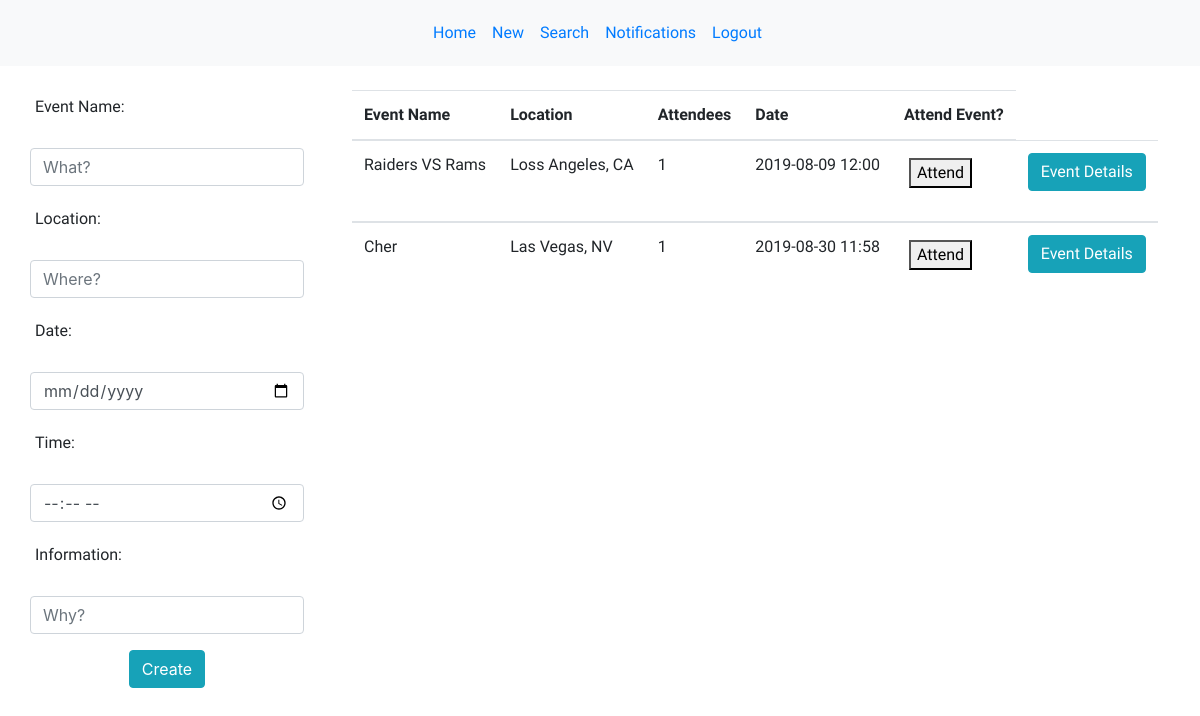
Before: /new with the older database file.
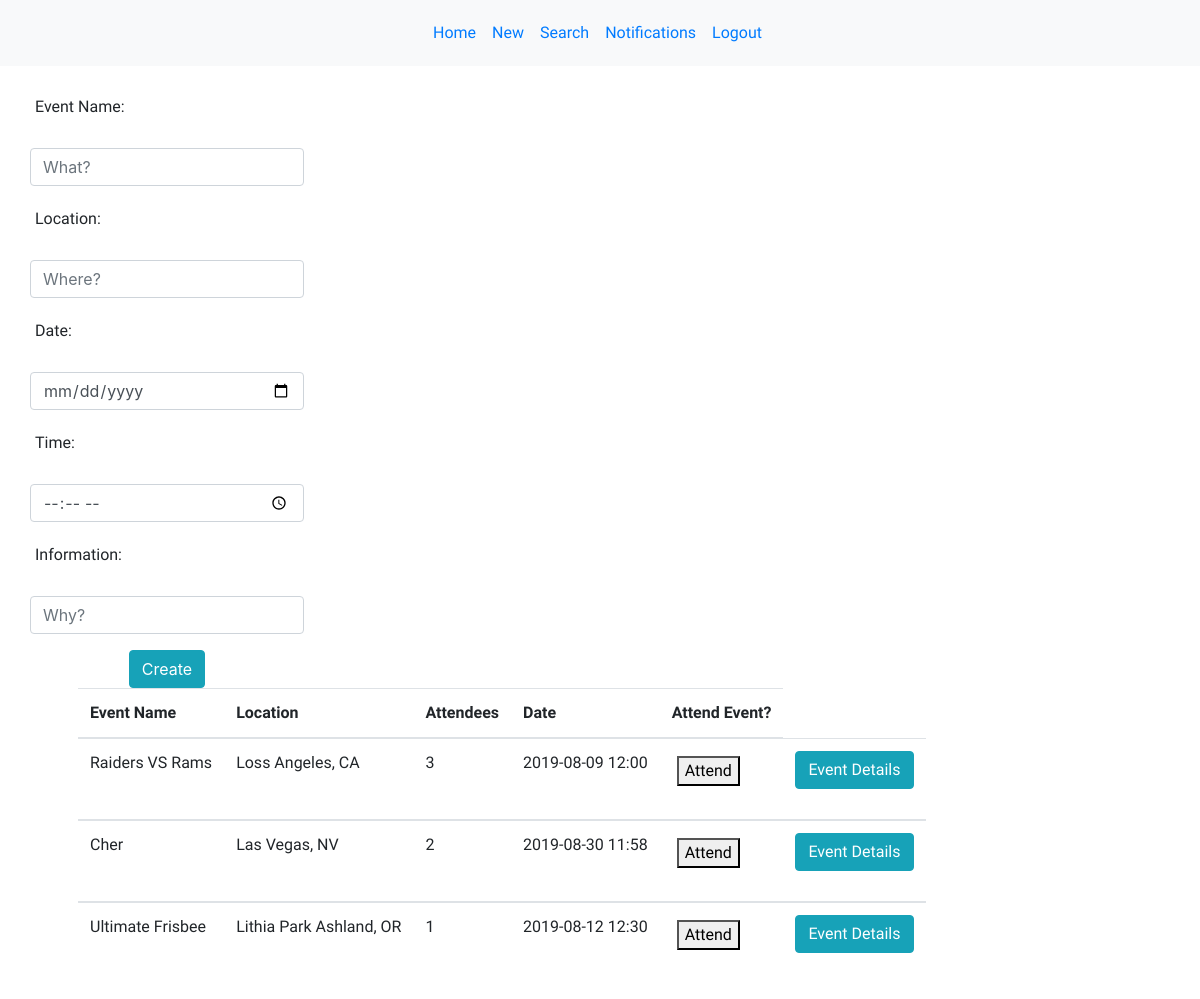
After: the same page with the newer database file.
### models.py (models this page shows)
class Event(db.Model):
    __Tablename__ = "events"
    id = db.Column(db.Integer, primary_key=True)
    event_title = db.Column(db.String(100))
    date = db.Column(db.String(8))
    time = db.Column(db.String(12))
    location = db.Column(db.String(100))
    information = db.Column(db.TEXT)
    creator_id = db.Column(db.Integer, db.ForeignKey("user.id"), nullable=False)
    author = db.relationship('User', foreign_keys=[creator_id], backref="user_messages", cascade="all")
    events_that_have_attendees = db.relationship('User', lazy = 'dynamic', secondary = attendees_table)

### controller_functions.py (the view)
def new():
    events = Event.query.all()
    return render_template ("add_new_event_page.html", all_events = events)

### templates/add_new_event_page.html (shortened to what this page needs)
<!DOCTYPE html>
<html lang="en">
<head>
    <link rel="stylesheet" href="{{ url_for('static', filename='new.css') }}">
    <link rel="stylesheet" href="https://maxcdn.bootstrapcdn.com/bootstrap/4.3.1/css/bootstrap.min.css">
</head>
<body>
    <nav class="navbar navbar-expand-sm bg-light justify-content-center">
        <ul class="navbar-nav">
            <li class="nav-item">
                <a class="nav-link" href="/homepage">Home</a>
            </li>
            <li class="nav-item">
                <a class="nav-link" href="/new">New</a>
            </li>
            <li class="nav-item">
                <a class="nav-link" href="#">Search</a>
            </li>
            <li class="nav-item">
                <a class="nav-link" href="Notifications">Notifications</a>
            </li>
            <li class="nav-item">
                <a class="nav-link" href="/logout">Logout</a>
            </li>
        </ul>
    </nav>
    <div class="container">
    <div class="errorMSG" id="error">
    </div>
    <div class="row">
        <div class="w-40">
            <form action="/addnew" method="POST" class=" ">
                <div class="form-group ">
                    <label for="Event"><p>Event Name:</p></label>
                    <input class="form-control" type="text" name="EventName" placeholder="What?">
                </div>
                <div class="form-group">
                    <label for="Location"><p>Location:</p></label>
                    <input class="form-control" type="text" name="Location" placeholder="Where?">
                </div>
                <div class="form-group">
                    <label for="Date"><p>Date:</p></label>
                    <input class="form-control" type="date" name="Date" placeholder="When?">
                </div>
                <div class="form-group">
                    <label for="Time"><p>Time:</p></label>
                    <input class="form-control" type="time" name="Time" placeholder="When?">
                </div>
                <div class="form-group">
                    <label for="Info"><p>Information:</p></label>
                    <input class="form-control" type="textarea" name="Info" placeholder="Why?" id="password">
                </div>
                <div class="row justify-content-center">
                    <input type="submit" class="btn btn-info" value="Create">
                </div>
            </form>
        </div>
        <div class="w-40 ml-5">
            <table class="table table-hover" >
                    <thead>
                        <tr>
                            <th> Event Name</th>
                            <th>Location</th>
                            <th>Attendees</th>
                            <th>Date</th>
                            <th>Attend Event?</th>
                        </tr>
                    </thead>
                    {% for event in all_events %}
                <tbody>
                    <tr>
                    <td>{{ event.event_title }}</td>
                    <td>{{ event.location }}</td>
                    <td>{{ event.events_that_have_attendees.count() }} </td>
                    <td>{{ event.date }} {{ event.time }} </td>
                    <td>{% if session['uid'] in event.events_that_have_attendees|map(attribute="id") %}
                            <p><a href="/delete_attendee/{{event.id}}"> <button>Unattend</button> </a></p>
                        {% else %}
                            <p><a href="/new_attendee/{{event.id}}"> <button>Attend</button> </a></p>
                        {% endif %}</td>
                    <form action="/event/{{ event.id  }}">
                        <td><input class="btn btn-info" type="submit" value="Event Details"></td>
                    </form>
                    </tr>
                </tbody>
                {% endfor %}
            </table>
        </div>
    </div>
</div>
</body>
</html>

Changed rows visible on the page:
computed for Event "Raiders VS Rams": events_that_have_attendees.count "1" → "3"
computed for Event "Cher": events_that_have_attendees.count "1" → "2"
added Event: event_title "Ultimate Frisbee", location "Lithia Park Ashland, OR", events_that_have_attendees.count "1", date "2019-08-12", time "12:30"
